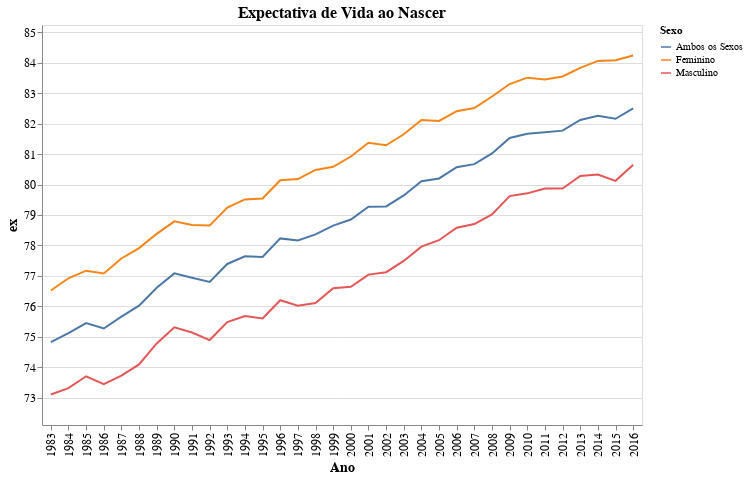

Write notebook code for a chart like this one.
### Markdown cell above
Gerando gráfico da expectativa de vida ao nascer com Altair.

### Code cell
alt.Chart(df_ex_0).mark_line().encode(
    x='Ano:O',  # Considerando que 'Ano' é categórico, mude para 'T' se for numérico.
    y=alt.Y('ex:Q', scale=alt.Scale(domain=[min(df_ex_0['ex'])-1, max(df_ex_0['ex'])+1])),
    color='Sexo:N'  # Diferencia as linhas pelo Sexo
).properties(
    title='Expectativa de Vida ao Nascer',
    width=600,
    height=400
).configure_axis(
    labelFontSize=12,
    titleFontSize=14
).configure_title(
    fontSize=16
)

### Figure 1 — Vega-Lite specification as saved in the notebook (floating-point values rounded to 4 significant figures)
{"config": {"view": {"continuousWidth": 300, "continuousHeight": 300}, "axis": {"labelFontSize": 12, "titleFontSize": 14}, "title": {"fontSize": 16}}, "data": {"name": "data-38bfc946c21ae59045b53baebfe27190"}, "mark": {"type": "line"}, "encoding": {"color": {"field": "Sexo", "type": "nominal"}, "x": {"field": "Ano", "type": "ordinal"}, "y": {"field": "ex", "scale": {"domain": [72.1, 85.24]}, "type": "quantitative"}}, "height": 400, "title": "Expectativa de Vida ao Nascer", "width": 600, "$schema": "https://vega.github.io/schema/vega-lite/v5.20.1.json", "datasets": {"data-38bfc946c21ae59045b53baebfe27190": [{"Ano": 1983, "ex": 76.52, "Sexo": "Feminino"}, {"Ano": 1984, "ex": 76.92, "Sexo": "Feminino"}, {"Ano": 1985, "ex": 77.17, "Sexo": "Feminino"}, {"Ano": 1986, "ex": 77.08, "Sexo": "Feminino"}, {"Ano": 1987, "ex": 77.57, "Sexo": "Feminino"}, {"Ano": 1988, "ex": 77.91, "Sexo": "Feminino"}, {"Ano": 1989, "ex": 78.38, "Sexo": "Feminino"}, {"Ano": 1990, "ex": 78.79, "Sexo": "Feminino"}, {"Ano": 1991, "ex": 78.67, "Sexo": "Feminino"}, {"Ano": 1992, "ex": 78.65, "Sexo": "Feminino"}, {"Ano": 1993, "ex": 79.24, "Sexo": "Feminino"}, {"Ano": 1994, "ex": 79.51, "Sexo": "Feminino"}, {"Ano": 1995, "ex": 79.54, "Sexo": "Feminino"}, {"Ano": 1996, "ex": 80.14, "Sexo": "Feminino"}, {"Ano": 1997, "ex": 80.18, "Sexo": "Feminino"}, {"Ano": 1998, "ex": 80.48, "Sexo": "Feminino"}, {"Ano": 1999, "ex": 80.58, "Sexo": "Feminino"}, {"Ano": 2000, "ex": 80.92, "Sexo": "Feminino"}, {"Ano": 2001, "ex": 81.37, "Sexo": "Feminino"}, {"Ano": 2002, "ex": 81.29, "Sexo": "Feminino"}, {"Ano": 2003, "ex": 81.65, "Sexo": "Feminino"}, {"Ano": 2004, "ex": 82.12, "Sexo": "Feminino"}, {"Ano": 2005, "ex": 82.09, "Sexo": "Feminino"}, {"Ano": 2006, "ex": 82.41, "Sexo": "Feminino"}, {"Ano": 2007, "ex": 82.51, "Sexo": "Feminino"}, {"Ano": 2008, "ex": 82.89, "Sexo": "Feminino"}, {"Ano": 2009, "ex": 83.3, "Sexo": "Feminino"}, {"Ano": 2010, "ex": 83.51, "Sexo": "Feminino"}, {"Ano": 2011, "ex": 83.45, "Sexo": "Feminino"}, {"Ano": 2012, "ex": 83.55, "Sexo": "Feminino"}, {"Ano": 2013, "ex": 83.83, "Sexo": "Feminino"}, {"Ano": 2014, "ex": 84.06, "Sexo": "Feminino"}, {"Ano": 2015, "ex": 84.08, "Sexo": "Feminino"}, {"Ano": 2016, "ex": 84.24, "Sexo": "Feminino"}, {"Ano": 1983, "ex": 73.1, "Sexo": "Masculino"}, {"Ano": 1984, "ex": 73.31, "Sexo": "Masculino"}, {"Ano": 1985, "ex": 73.7, "Sexo": "Masculino"}, {"Ano": 1986, "ex": 73.44, "Sexo": "Masculino"}, {"Ano": 1987, "ex": 73.72, "Sexo": "Masculino"}, {"Ano": 1988, "ex": 74.09, "Sexo": "Masculino"}, {"Ano": 1989, "ex": 74.78, "Sexo": "Masculino"}, {"Ano": 1990, "ex": 75.31, "Sexo": "Masculino"}, {"Ano": 1991, "ex": 75.14, "Sexo": "Masculino"}, {"Ano": 1992, "ex": 74.89, "Sexo": "Masculino"}, {"Ano": 1993, "ex": 75.48, "Sexo": "Masculino"}, {"Ano": 1994, "ex": 75.68, "Sexo": "Masculino"}, {"Ano": 1995, "ex": 75.6, "Sexo": "Masculino"}, {"Ano": 1996, "ex": 76.2, "Sexo": "Masculino"}, {"Ano": 1997, "ex": 76.02, "Sexo": "Masculino"}, {"Ano": 1998, "ex": 76.11, "Sexo": "Masculino"}, {"Ano": 1999, "ex": 76.59, "Sexo": "Masculino"}, {"Ano": 2000, "ex": 76.64, "Sexo": "Masculino"}, {"Ano": 2001, "ex": 77.04, "Sexo": "Masculino"}, {"Ano": 2002, "ex": 77.12, "Sexo": "Masculino"}, {"Ano": 2003, "ex": 77.49, "Sexo": "Masculino"}, {"Ano": 2004, "ex": 77.96, "Sexo": "Masculino"}, {"Ano": 2005, "ex": 78.17, "Sexo": "Masculino"}, {"Ano": 2006, "ex": 78.58, "Sexo": "Masculino"}, {"Ano": 2007, "ex": 78.7, "Sexo": "Masculino"}, {"Ano": 2008, "ex": 79.02, "Sexo": "Masculino"}, {"Ano": 2009, "ex": 79.62, "Sexo": "Masculino"}, {"Ano": 2010, "ex": 79.71, "Sexo": "Masculino"}, {"Ano": 2011, "ex": 79.87, "Sexo": "Masculino"}, {"Ano": 2012, "ex": 79.87, "Sexo": "Masculino"}, {"Ano": 2013, "ex": 80.28, "Sexo": "Masculino"}, {"Ano": 2014, "ex": 80.33, "Sexo": "Masculino"}, {"Ano": 2015, "ex": 80.12, "Sexo": "Masculino"}, {"Ano": 2016, "ex": 80.65, "Sexo": "Masculino"}, {"Ano": 1983, "ex": 74.82, "Sexo": "Ambos os Sexos"}, {"Ano": 1984, "ex": 75.12, "Sexo": "Ambos os Sexos"}, {"Ano": 1985, "ex": 75.45, "Sexo": "Ambos os Sexos"}, {"Ano": 1986, "ex": 75.27, "Sexo": "Ambos os Sexos"}, {"Ano": 1987, "ex": 75.66, "Sexo": "Ambos os Sexos"}, {"Ano": 1988, "ex": 76.02, "Sexo": "Ambos os Sexos"}, {"Ano": 1989, "ex": 76.61, "Sexo": "Ambos os Sexos"}, {"Ano": 1990, "ex": 77.08, "Sexo": "Ambos os Sexos"}, {"Ano": 1991, "ex": 76.94, "Sexo": "Ambos os Sexos"}, {"Ano": 1992, "ex": 76.8, "Sexo": "Ambos os Sexos"}, {"Ano": 1993, "ex": 77.39, "Sexo": "Ambos os Sexos"}, {"Ano": 1994, "ex": 77.64, "Sexo": "Ambos os Sexos"}, {"Ano": 1995, "ex": 77.62, "Sexo": "Ambos os Sexos"}, {"Ano": 1996, "ex": 78.23, "Sexo": "Ambos os Sexos"}, {"Ano": 1997, "ex": 78.16, "Sexo": "Ambos os Sexos"}, {"Ano": 1998, "ex": 78.36, "Sexo": "Ambos os Sexos"}, {"Ano": 1999, "ex": 78.65, "Sexo": "Ambos os Sexos"}, {"Ano": 2000, "ex": 78.85, "Sexo": "Ambos os Sexos"}, {"Ano": 2001, "ex": 79.27, "Sexo": "Ambos os Sexos"}, {"Ano": 2002, "ex": 79.28, "Sexo": "Ambos os Sexos"}, {"Ano": 2003, "ex": 79.64, "Sexo": "Ambos os Sexos"}, {"Ano": 2004, "ex": 80.11, "Sexo": "Ambos os Sexos"}, {"Ano": 2005, "ex": 80.2, "Sexo": "Ambos os Sexos"}, {"Ano": 2006, "ex": 80.57, "Sexo": "Ambos os Sexos"}, {"Ano": 2007, "ex": 80.67, "Sexo": "Ambos os Sexos"}, {"Ano": 2008, "ex": 81.02, "Sexo": "Ambos os Sexos"}, {"Ano": 2009, "ex": 81.53, "Sexo": "Ambos os Sexos"}, {"Ano": 2010, "ex": 81.67, "Sexo": "Ambos os Sexos"}, {"Ano": 2011, "ex": 81.72, "Sexo": "Ambos os Sexos"}, {"Ano": 2012, "ex": 81.77, "Sexo": "Ambos os Sexos"}, {"Ano": 2013, "ex": 82.12, "Sexo": "Ambos os Sexos"}, {"Ano": 2014, "ex": 82.26, "Sexo": "Ambos os Sexos"}, {"Ano": 2015, "ex": 82.16, "Sexo": "Ambos os Sexos"}, {"Ano": 2016, "ex": 82.5, "Sexo": "Ambos os Sexos"}]}}
